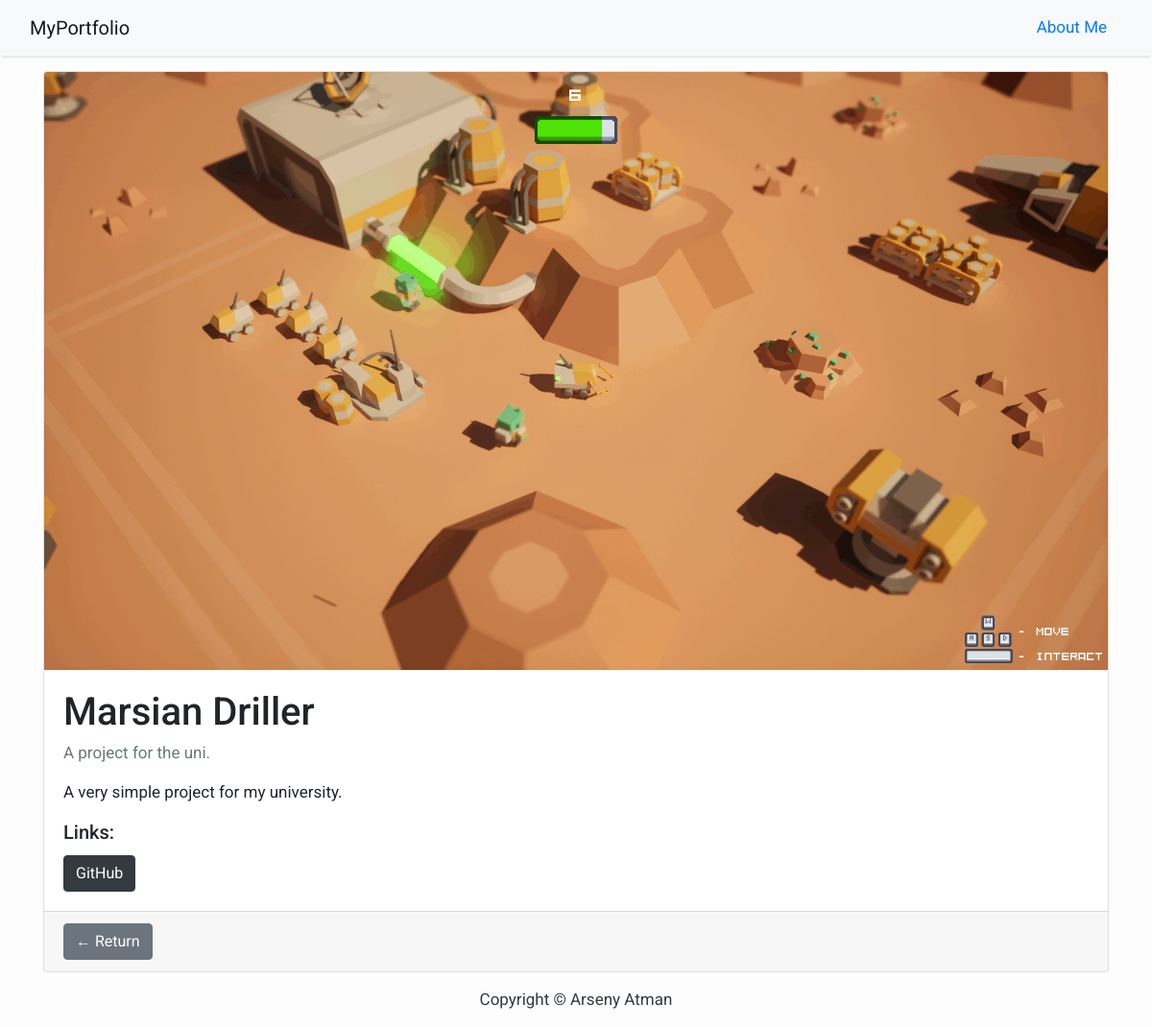
Screenshot of /MarsianDriller/ with the database file from the repository.
### projects/models.py (models this page shows, shortened)
class Project(models.Model):
    title = models.CharField(max_length=200, unique=True)
    preview = models.ImageField(upload_to='images/', blank=True)
    slug = models.SlugField(max_length=200, unique=True)
    short_description = models.TextField(default="")
    description = models.TextField(default="")
    created_on = models.DateTimeField(auto_now_add=True)
    youtube_link = models.CharField(max_length=200, default='', blank=True)
    github_link = models.CharField(max_length=200, default='', blank=True)
    class Meta:
        ordering = ['-created_on']

### projects/views.py (the view)
# urls.py: path('<slug:slug>/', views.ProjectDetail.as_view(), name='project_detail'),
class ProjectDetail(generic.DetailView):
    model = Project
    template_name = 'project_detail.html'

### templates/project_detail.html (shortened to what this page needs)
{% extends 'base.html' %}
{% block content %}
<div class="container">
  <div class="card-deck">
    <div class="card mt-3">
      {% if project.preview.url != '' %}
        <img class="card-img-top" src="{{ project.preview.url }}" alt="Project preview">
      {% endif %}
      <div class="card-body">
        <h1 class="card-title">{{ project.title }}</h1>
        <p class="card-subtitle mb-2 text-muted">{{ project.short_description }}</p>
        <p class="card-text ">{{ object.description | safe | linebreaks }}</p>
        {% if project.youtube_link != '' or project.github_link != '' %}
        <h5 class="card-title">Links:</h5>
        {% endif %}
        {% if project.github_link != '' %}
        <a href="{{ project.github_link }}" class="btn btn-dark">GitHub</a>
        {% endif %}
      </div>
      <div class="card-footer">
        <a href="{% url 'home' %}" class="btn btn-secondary">&larr; Return</a>
      </div>
    </div>
  </div>
</div>
{% endblock content %}

### templates/base.html (style rules this page uses)
body { font-family: "Roboto", sans-serif; font-size: 17px; background-color: #fdfdfd; }

### rows the page displays
Project: preview (picture), title "Marsian Driller", short_description "A project for the uni.", description "A very simple project for my university."
